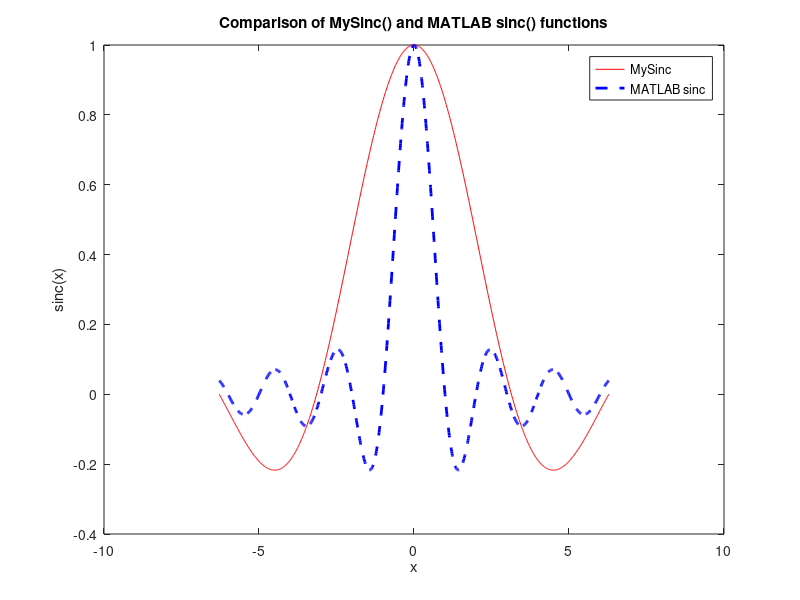

The MATLAB source for this figure:
% Define the MySinc() function as an anonymous function
MySinc = @(x) (x == 0) + (x ~= 0) .* sin(x)./x;

% Generate the plot
x = linspace(-2*pi, 2*pi, 1000); % Generate 1000 points between -2pi and 2pi


y1 = arrayfun(MySinc, x); % Compute the values of MySinc() for all the points
y2 = sinc(x); % Compute the values of MATLAB's sinc() function for all the points


plot(x, y1, 'r', x, y2, 'b--', 'LineWidth', 2); % Plot both functions with different line styles
xlabel('x');
ylabel('sinc(x)');
legend('MySinc', 'MATLAB sinc');
title('Comparison of MySinc() and MATLAB sinc() functions');

%For question6, I had to create an anonomous function that can will plot
%the sinc function.  Then plot both from -2pi to 2pi
